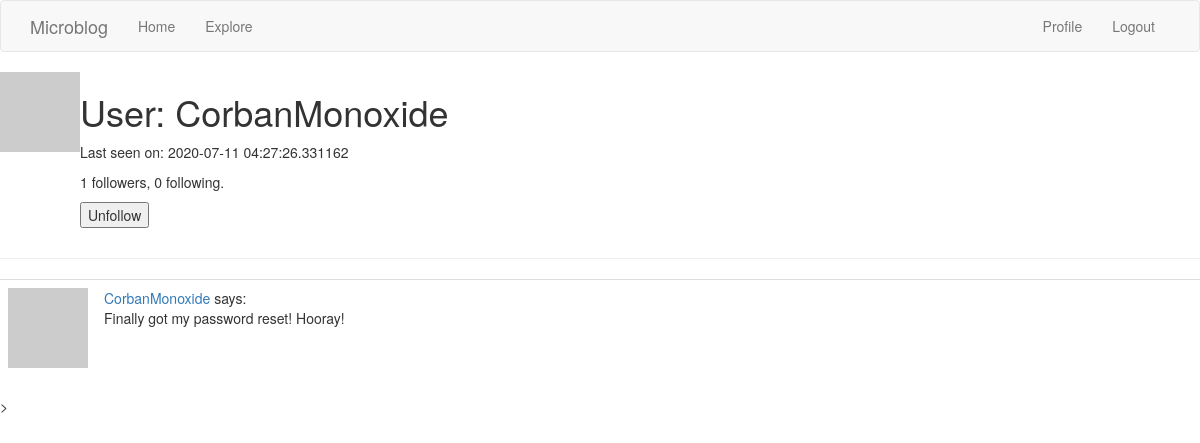
Screenshot of /user/CorbanMonoxide (signed in) with the database file from the repository.
### app/models.py (models this page shows, shortened)
class User(UserMixin, db.Model):
    id = db.Column(db.Integer, primary_key=True)
    username = db.Column(db.String(64), index=True, unique=True)
    email = db.Column(db.String(120), index=True, unique=True)
    password_hash = db.Column(db.String(128))
    posts = db.relationship('Post', backref='author', lazy='dynamic')
    about_me = db.Column(db.String(140))
    last_seen = db.Column(db.DateTime, default=datetime.utcnow)
    followed = db.relationship(
        'User', secondary = followers,
        primaryjoin=(followers.c.follower_id == id),
        secondaryjoin = (followers.c.followed_id == id),
        backref = db.backref('followers', lazy = 'dynamic'), lazy = 'dynamic')
    def avatar(self, size):
        digest = md5(self.email.lower().encode('utf-8')).hexdigest()
        return 'http://www.gravatar.com/avatar/{}?d=identicon&s={}'.format(digest, size)
    def is_following(self, user):
        return self.followed.filter(
            followers.c.followed_id == user.id).count() > 0

class Post(db.Model):
    id = db.Column(db.Integer, primary_key=True)
    body = db.Column(db.String(140))
    timestamp = db.Column(db.DateTime, index=True, default=datetime.utcnow)
    user_id = db.Column(db.Integer, db.ForeignKey('user.id'))

### app/routes.py (the view)
@app.route('/user/<username>')
@login_required
def user(username):
    user = User.query.filter_by(username=username).first_or_404()
    page = request.args.get('page', 1, type = int)
    posts = user.posts.order_by(Post.timestamp.desc()).paginate(
        page, app.config['POSTS_PER_PAGE'], False)
    next_url = url_for('user', username = user.username, page = posts.next_num)\
        if posts.has_next else None
    prev_url = url_for('user', username = user.username, page = posts.prev_num) \
        if posts.has_prev else None
    form = EmptyForm()
    return render_template('user.html', user=user, posts=posts.items,
                            next_url = next_url, prev_url = prev_url, form = form)

### app/forms.py
class EmptyForm(FlaskForm):
    submit = SubmitField('Submit')

### app/models.py (called while the page is built)
@login.user_loader
def load_user(id):
    return User.query.get(int(id))

### app/routes.py (called while the page is built)
@app.before_request
def before_request():
    if current_user.is_authenticated:
        current_user.last_seen = datetime.utcnow()
        db.session.commit()

### app/templates/user.html (shortened to what this page needs)
{% extends "base.html" %}
{% block content %}
	<table>
		<tr valign="top">
			<td><img src="{{ user.avatar(128) }}"></td>
			<td>
				<h1>User: {{ user.username }}</h1>
				{% if user.last_seen %}<p>Last seen on: {{ user.last_seen }}</p>{% endif %}
				<p>{{ user.followers.count() }} followers, {{ user.followed.count() }} following.</p>
				{% if user == current_user %}
				<p><a href="{{ url_for('edit_profile') }}">Edit your profile</a></p>
				{% else %}
				<p>
					<form action="{{ url_for('unfollow', username=user.username) }}" method='post'>
						{{ form.submit(value='Unfollow') }}
					</form>
				</p>
				{% endif %}
			</td>
		</tr>
	</table>
	<hr>
    {% for post in posts %}
		{% include '_post.html' %}
    {% endfor %}
{% endblock %}

### app/templates/_post.html
<table class = "table table-hover">
	<tr>
		<td width="70px">
			<a href="{{ url_for('user', username=post.author.username) }}">
				<img src="{{ post.author.avatar(70) }}" />
			</a>
		</td>
		<td>
			<a href="{{ url_for('user', username=post.author.username) }}">
				{{ post.author.username }}
			</a>
			says:
			<br>
			{{ post.body }}
		</td>
	</tr>
</table>>

### rows the page displays
User: username "CorbanMonoxide", last_seen "2020-07-11 04:27:26.331162"
Post: author.username "CorbanMonoxide", body "Finally got my password reset! Hooray!"

### other values shown
{{ user.followers.count() }} "1"
{{ user.followed.count() }} "0"
